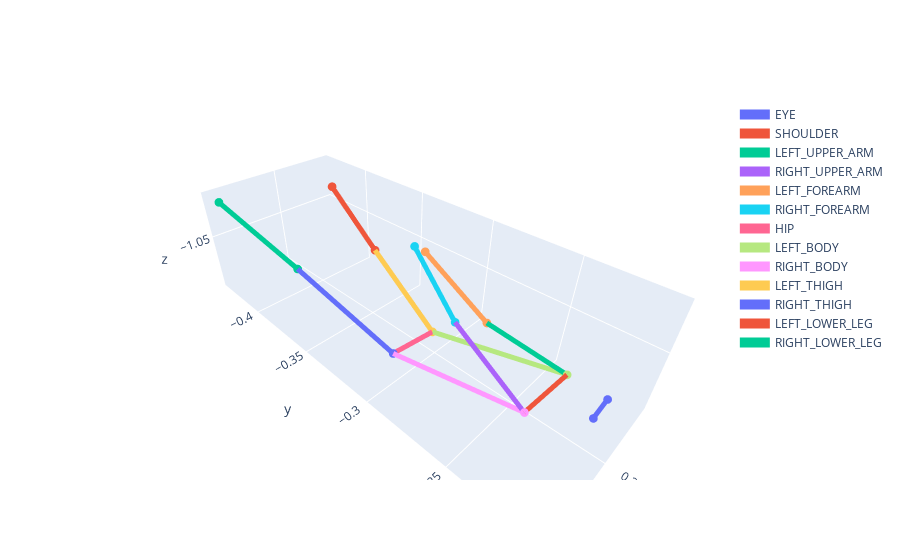

Source (notebook cell):
### Code cell
from swing3dify.visualizations import show_3d_human_pose
show_3d_human_pose(df, num)

### Figure 1 — Plotly figure (JSON) as saved in the notebook; plotly's stock layout.template omitted (floating-point values rounded to 4 significant figures)
{"data": [{"line": {"width": 10}, "marker": {"size": 3}, "mode": "lines+markers", "name": "EYE", "type": "scatter3d", "x": [0.2547, 0.2655], "y": [-0.2104, -0.2104], "z": [-1.048, -1.049]}, {"line": {"width": 10}, "marker": {"size": 3}, "mode": "lines+markers", "name": "SHOULDER", "type": "scatter3d", "x": [0.2344, 0.2777], "y": [-0.2339, -0.2312], "z": [-1.066, -1.053]}, {"line": {"width": 10}, "marker": {"size": 3}, "mode": "lines+markers", "name": "LEFT_UPPER_ARM", "type": "scatter3d", "x": [0.2344, 0.2387], "y": [-0.2339, -0.277], "z": [-1.066, -1.058]}, {"line": {"width": 10}, "marker": {"size": 3}, "mode": "lines+markers", "name": "RIGHT_UPPER_ARM", "type": "scatter3d", "x": [0.2777, 0.2678], "y": [-0.2312, -0.2749], "z": [-1.053, -1.04]}, {"line": {"width": 10}, "marker": {"size": 3}, "mode": "lines+markers", "name": "LEFT_FOREARM", "type": "scatter3d", "x": [0.2387, 0.2444], "y": [-0.277, -0.3144], "z": [-1.058, -1.031]}, {"line": {"width": 10}, "marker": {"size": 3}, "mode": "lines+markers", "name": "RIGHT_FOREARM", "type": "scatter3d", "x": [0.2678, 0.2517], "y": [-0.2749, -0.3149], "z": [-1.04, -1.025]}, {"line": {"width": 10}, "marker": {"size": 3}, "mode": "lines+markers", "name": "HIP", "type": "scatter3d", "x": [0.2396, 0.275], "y": [-0.311, -0.3066], "z": [-1.084, -1.074]}, {"line": {"width": 10}, "marker": {"size": 3}, "mode": "lines+markers", "name": "LEFT_BODY", "type": "scatter3d", "x": [0.2344, 0.2396], "y": [-0.2339, -0.311], "z": [-1.066, -1.084]}, {"line": {"width": 10}, "marker": {"size": 3}, "mode": "lines+markers", "name": "RIGHT_BODY", "type": "scatter3d", "x": [0.2777, 0.275], "y": [-0.2312, -0.3066], "z": [-1.053, -1.074]}, {"line": {"width": 10}, "marker": {"size": 3}, "mode": "lines+markers", "name": "LEFT_THIGH", "type": "scatter3d", "x": [0.2396, 0.2251], "y": [-0.311, -0.3744], "z": [-1.084, -1.062]}, {"line": {"width": 10}, "marker": {"size": 3}, "mode": "lines+markers", "name": "RIGHT_THIGH", "type": "scatter3d", "x": [0.275, 0.2868], "y": [-0.3066, -0.367], "z": [-1.074, -1.045]}, {"line": {"width": 10}, "marker": {"size": 3}, "mode": "lines+markers", "name": "LEFT_LOWER_LEG", "type": "scatter3d", "x": [0.2251, 0.2109], "y": [-0.3744, -0.4341], "z": [-1.062, -1.041]}, {"line": {"width": 10}, "marker": {"size": 3}, "mode": "lines+markers", "name": "RIGHT_LOWER_LEG", "type": "scatter3d", "x": [0.2868, 0.2963], "y": [-0.367, -0.4254], "z": [-1.045, -1.023]}], "layout": {"scene": {"xaxis": {"tickvals": [0.15, 0.2, 0.25]}, "yaxis": {"tickvals": [-0.45, -0.4, -0.35, -0.3, -0.25, -0.2]}, "zaxis": {"tickvals": [-1.1, -1.05, -1, -0.95]}}}}
